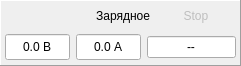
<?xml version="1.0" encoding="UTF-8"?>
<ui version="4.0">
 <class>ZrmChannelMimimal</class>
 <widget class="QWidget" name="ZrmChannelMimimal">
  <property name="geometry">
   <rect>
    <x>0</x>
    <y>0</y>
    <width>241</width>
    <height>66</height>
   </rect>
  </property>
  <property name="sizePolicy">
   <sizepolicy hsizetype="Maximum" vsizetype="Maximum">
    <horstretch>0</horstretch>
    <verstretch>0</verstretch>
   </sizepolicy>
  </property>
  <property name="windowTitle">
   <string>Form</string>
  </property>
  <layout class="QVBoxLayout" name="verticalLayout_2">
   <property name="spacing">
    <number>0</number>
   </property>
   <property name="sizeConstraint">
    <enum>QLayout::SetMinimumSize</enum>
   </property>
   <property name="leftMargin">
    <number>0</number>
   </property>
   <property name="topMargin">
    <number>0</number>
   </property>
   <property name="rightMargin">
    <number>0</number>
   </property>
   <property name="bottomMargin">
    <number>0</number>
   </property>
   <item>
    <widget class="QFrame" name="frame">
     <property name="sizePolicy">
      <sizepolicy hsizetype="Maximum" vsizetype="Maximum">
       <horstretch>0</horstretch>
       <verstretch>0</verstretch>
      </sizepolicy>
     </property>
     <property name="frameShape">
      <enum>QFrame::Panel</enum>
     </property>
     <property name="frameShadow">
      <enum>QFrame::Raised</enum>
     </property>
     <layout class="QHBoxLayout" name="horizontalLayout_3">
      <property name="spacing">
       <number>6</number>
      </property>
      <property name="sizeConstraint">
       <enum>QLayout::SetMinAndMaxSize</enum>
      </property>
      <property name="leftMargin">
       <number>4</number>
      </property>
      <property name="topMargin">
       <number>4</number>
      </property>
      <property name="rightMargin">
       <number>4</number>
      </property>
      <property name="bottomMargin">
       <number>4</number>
      </property>
      <item>
       <layout class="QVBoxLayout" name="verticalLayout">
        <item>
         <layout class="QHBoxLayout" name="horizontalLayout">
          <property name="sizeConstraint">
           <enum>QLayout::SetMinAndMaxSize</enum>
          </property>
          <property name="leftMargin">
           <number>6</number>
          </property>
          <item>
           <widget class="ZrmRelayBase" name="zrm_relay" native="true">
            <property name="sizePolicy">
             <sizepolicy hsizetype="Maximum" vsizetype="Preferred">
              <horstretch>0</horstretch>
              <verstretch>0</verstretch>
             </sizepolicy>
            </property>
           </widget>
          </item>
          <item>
           <spacer name="horizontalSpacer_3">
            <property name="orientation">
             <enum>Qt::Horizontal</enum>
            </property>
            <property name="sizeType">
             <enum>QSizePolicy::MinimumExpanding</enum>
            </property>
            <property name="sizeHint" stdset="0">
             <size>
              <width>40</width>
              <height>20</height>
             </size>
            </property>
           </spacer>
          </item>
          <item>
           <widget class="QLabel" name="lb_mode">
            <property name="sizePolicy">
             <sizepolicy hsizetype="Maximum" vsizetype="Preferred">
              <horstretch>0</horstretch>
              <verstretch>0</verstretch>
             </sizepolicy>
            </property>
            <property name="frameShape">
             <enum>QFrame::NoFrame</enum>
            </property>
            <property name="frameShadow">
             <enum>QFrame::Plain</enum>
            </property>
            <property name="text">
             <string>Зарядное</string>
            </property>
            <property name="textFormat">
             <enum>Qt::PlainText</enum>
            </property>
            <property name="alignment">
             <set>Qt::AlignRight|Qt::AlignTrailing|Qt::AlignVCenter</set>
            </property>
           </widget>
          </item>
          <item>
           <widget class="QPushButton" name="bStop">
            <property name="enabled">
             <bool>false</bool>
            </property>
            <property name="sizePolicy">
             <sizepolicy hsizetype="Maximum" vsizetype="Fixed">
              <horstretch>0</horstretch>
              <verstretch>0</verstretch>
             </sizepolicy>
            </property>
            <property name="text">
             <string>Stop</string>
            </property>
            <property name="icon">
             <iconset resource="zrm_resource.qrc">
              <normaloff>:/zrm/icons/stop.png</normaloff>:/zrm/icons/stop.png</iconset>
            </property>
            <property name="flat">
             <bool>true</bool>
            </property>
           </widget>
          </item>
         </layout>
        </item>
        <item>
         <layout class="QHBoxLayout" name="horizontalLayout_2">
          <property name="sizeConstraint">
           <enum>QLayout::SetMinAndMaxSize</enum>
          </property>
          <item>
           <widget class="QDoubleSpinBox" name="volt">
            <property name="sizePolicy">
             <sizepolicy hsizetype="Expanding" vsizetype="Expanding">
              <horstretch>0</horstretch>
              <verstretch>0</verstretch>
             </sizepolicy>
            </property>
            <property name="alignment">
             <set>Qt::AlignCenter</set>
            </property>
            <property name="readOnly">
             <bool>true</bool>
            </property>
            <property name="buttonSymbols">
             <enum>QAbstractSpinBox::NoButtons</enum>
            </property>
            <property name="specialValueText">
             <string>--</string>
            </property>
            <property name="suffix">
             <string> В</string>
            </property>
            <property name="decimals">
             <number>1</number>
            </property>
            <property name="minimum">
             <double>-100000.000000000000000</double>
            </property>
            <property name="maximum">
             <double>100000.000000000000000</double>
            </property>
           </widget>
          </item>
          <item>
           <widget class="QDoubleSpinBox" name="curr">
            <property name="sizePolicy">
             <sizepolicy hsizetype="Expanding" vsizetype="Expanding">
              <horstretch>0</horstretch>
              <verstretch>0</verstretch>
             </sizepolicy>
            </property>
            <property name="alignment">
             <set>Qt::AlignCenter</set>
            </property>
            <property name="readOnly">
             <bool>true</bool>
            </property>
            <property name="buttonSymbols">
             <enum>QAbstractSpinBox::NoButtons</enum>
            </property>
            <property name="specialValueText">
             <string>--</string>
            </property>
            <property name="suffix">
             <string> А</string>
            </property>
            <property name="decimals">
             <number>1</number>
            </property>
            <property name="minimum">
             <double>-100000.000000000000000</double>
            </property>
            <property name="maximum">
             <double>100000.000000000000000</double>
            </property>
           </widget>
          </item>
          <item>
           <widget class="QLineEdit" name="ed_time">
            <property name="sizePolicy">
             <sizepolicy hsizetype="Maximum" vsizetype="Fixed">
              <horstretch>0</horstretch>
              <verstretch>0</verstretch>
             </sizepolicy>
            </property>
            <property name="text">
             <string>--</string>
            </property>
            <property name="maxLength">
             <number>10</number>
            </property>
            <property name="alignment">
             <set>Qt::AlignCenter</set>
            </property>
            <property name="readOnly">
             <bool>true</bool>
            </property>
           </widget>
          </item>
         </layout>
        </item>
       </layout>
      </item>
     </layout>
    </widget>
   </item>
  </layout>
 </widget>
 <customwidgets>
  <customwidget>
   <class>ZrmRelayBase</class>
   <extends>QWidget</extends>
   <header>zrmrelaybase.h</header>
   <container>1</container>
  </customwidget>
 </customwidgets>
 <resources>
  <include location="zrm_resource.qrc"/>
 </resources>
 <connections/>
</ui>
